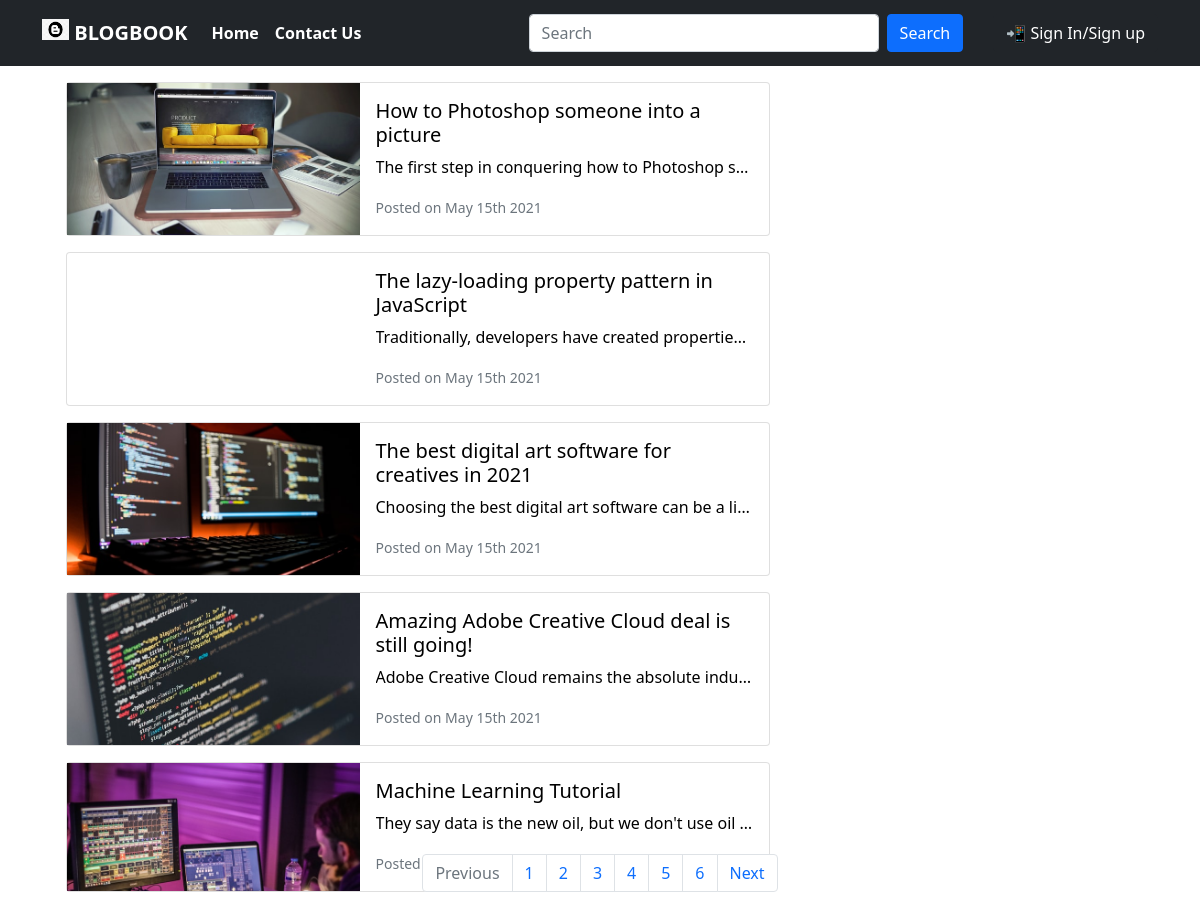
The page / on the database its author committed.
### tables this page shows
CREATE TABLE `menu` (
  `id` int(11) NOT NULL,
  `name` varchar(200) NOT NULL,
  `action` text NOT NULL
);

CREATE TABLE `posts` (
  `id` int(11) NOT NULL,
  `title` text DEFAULT NULL,
  `content` text DEFAULT NULL,
  `create_at` timestamp NOT NULL DEFAULT current_timestamp(),
  `category_id` int(11) NOT NULL,
  `admin_id` int(11) NOT NULL
);

CREATE TABLE `images` (
  `id` int(11) NOT NULL,
  `post_id` int(11) NOT NULL,
  `image` text NOT NULL
);

### includes/function.php (called while the page is built, shortened)
<?php
	function getPostThumb($conn, $post_id){
		$query="SELECT * FROM images WHERE post_id=$post_id";
		$run=$conn->query($query);
		$data = $run->fetch_assoc();
		return $data['image'];
	}
	function getSubMenuNo($conn, $menu_id){
		$query="SELECT * FROM submenu WHERE parent_menu_id=$menu_id";
		$run=$conn->query($query);
		return $run->num_rows;
	}
?>

### index.php (the view, shortened to what this page needs)
<?php
  require('includes/db.inc.php');
  include('includes/function.php');
  if (isset($_GET['page'])){
    $page = $_GET['page'];
  } else{
    $page = 1;
  }
  $post_per_page = 5;
  $result = ($page-1)*$post_per_page;
?>
<!DOCTYPE html>
<html lang="en">
  <head>
      <link href="https://cdn.jsdelivr.net/npm/bootstrap@5.0.0/dist/css/bootstrap.min.css" rel="stylesheet">
  </head>
  <body>
    <?php include_once('includes/navbar.php'); ?>
    <div>
      <div class="container m-auto mt-3 row">
        <div class="col-8">
          <?php
            if (isset($_GET['search'])){
              $keyword = $_GET['search'];
              $postQuery = "SELECT * FROM posts
                            WHERE title LIKE '%$keyword%'
                            ORDER BY id DESC LIMIT $result, $post_per_page";
            } else {
              $postQuery = "SELECT * FROM posts
                            ORDER BY id DESC LIMIT $result, $post_per_page";
            }
            $runPQ = $conn->query($postQuery);
            while ($post = $runPQ->fetch_assoc()) {
          ?>
            <div class="card mb-3" style="max-width: 800px;">
              <a href="post.php?id=<?=$post['id']?>" style="text-decoration: none; color:black;">
                <div class="row g-0">
                  <div class="col-md-5" style="background-image: url('images/<?=getPostThumb($conn,$post['id'])?>');background-size: cover; ">
                  </div>
                  <div class="col-md-7">
                    <div class="card-body">
                      <h5 class="card-title"><?=$post['title']?></h5>
                      <p class="card-text text-truncate"><?=$post['content']?></p>
                      <p class="card-text"><small class="text-muted">Posted on <?=date('F jS Y',strtotime($post['create_at']))?> </small></p>
                    </div>
                  </div>
                </div>
              </a>
            </div>
          <?php
            }
          ?>
        </div>
        <?php include_once('includes/sidebar.php'); ?>
      </div>
    <?php
      if (isset($_GET['search'])) {
        $keyword = $_GET['search'];
        $q = "SELECT * FROM posts WHERE title LIKE '%$keyword%'";
      } else {
        $q = "SELECT * FROM posts";
      }
      $r = $conn->query($q);
      $total_posts = $r->num_rows;
      $total_pages = ceil($total_posts/$post_per_page);
    ?>
    <nav aria-label="Page navigation" class="fixed-bottom">
      <?php
        if ($page > 1){
          $switch = "";
        } else {
          $switch = "disabled";
        }
        if ($page < $total_pages){
          $nswitch = "";
        } else {
          $nswitch = "disabled";
        }
      ?>
      <ul class="pagination justify-content-center">
        <li class="page-item <?=$switch?>">
          <a class="page-link" href="?<?php if(isset($_GET['search'])){echo "search=$keyword&";}?>page=<?=$page-1?>" tabindex="-1" aria-disabled="true">Previous</a>
        </li>
        <?php
          for ($opage = 1; $opage <= $total_pages; $opage++){
            $color = "";
        ?>
          <li class="page-item <?php echo $color; ?>">
            <a class="page-link" href="?<?php if(isset($_GET['search'])){echo "search=$keyword&";}?>page=<?=$opage?>">
              <?=$opage?>
            </a>
          </li>
        <?php
          }
        ?>
        <li class="page-item <?=$nswitch?>">
          <a class="page-link" href="?<?php if(isset($_GET['search'])){echo "search=$keyword&";}?>page=<?=$page+1?>">Next</a>
        </li>
      </ul>
    </nav>
  </body>
</html>

### includes/navbar.php (shortened to what this page needs)
<nav class="navbar sticky-top navbar-expand-lg navbar-dark bg-dark">
  <div class="container" style="height: 50px; font-weight: bold">
    <a class="navbar-brand" href="index.php?page=1">
      <img src="images/icon.jpg" alt="" width="27" height="21" class="d-inline-block align-text-top"/>
      BLOGBOOK
    </a>
    <div class="collapse navbar-collapse" id="navbarScroll">
      <ul class="navbar-nav me-auto my-2 my-lg-0 navbar-nav-scroll" style="--bs-scroll-height: 100px;">
        <?php
          $navQuery = "SELECT * FROM menu";
          $runNav = $conn->query($navQuery);
          while($menu = $runNav->fetch_assoc()){
            $no = getSubMenuNo($conn, $menu['id']);
            if ($no == 0){
        ?>
          <li class="nav-item">
            <a class="nav-link active" aria-current="page" href="<?=$menu['action']?>"><?=$menu['name']?></a>
          </li>
          <?php
            } else {
          ?>
        <?php
            }
          }
        ?>
      </ul>
      <form class="d-flex" action="index.php?'<?php echo $_GET['search']; ?>">
        <input class="form-control me-2" name="search" type="search" placeholder="Search" aria-label="Search" style="width: 350px; ">
        <button class="btn btn-primary" type="submit" style="margin-right: 30px">Search</button>
        <?php
          if(isset($_SESSION['isUserLoggedIn']) && $_SESSION['isUserLoggedIn']) {
            $admin = getAdminInfo($conn, $_SESSION['email']);
        ?>
            <div class="btn-group">
              <button type="button" class="btn btn-primary dropdown-toggle" data-bs-toggle="dropdown" aria-expanded="false">
                <?=$admin['full_name']?>
              </button>
              <ul class="dropdown-menu">
                <li><a class="dropdown-item" href="admin.php?addpost">Write Post</a></li>
                <li><a class="dropdown-item" href="admin.php?managepost">Manage Post</a></li>
                <li><a class="dropdown-item" href="admin.php?managecomment">Manage Comment</a></li>
                <?php
                  if ($_SESSION['email'] == 'maiphuocvinh@gmail.com') {
                    echo "<li><a class='dropdown-item' href='admin.php?managecategory'>Manage Category</a></li>";
                  }
                ?>
                <li><hr class="dropdown-divider"></li>
                <li><a class="dropdown-item" href="./includes/logout.php">Log out</a></li>
              </ul>
            </div>
        <?php
          }
          else {
        ?>
          <a href="login.php" class="btn btn-dark">&#128242 Sign In/Sign up</a>
        <?php
          }
        ?>
      </form>
    </div>
  </div>
</nav>

### rows shown on the page
menu: name "Home"
menu: name "Contact Us"
posts: id.image (picture), title "How to Photoshop someone into a picture", content "The first step in conquering how to Photoshop s…", create_at "May 15th 2021"
posts: title "The lazy-loading property pattern in JavaScript", content "Traditionally, developers have created propertie…", create_at "May 15th 2021"
posts: id.image (picture), title "The best digital art software for creatives in 2021", content "Choosing the best digital art software can be a li…", create_at "May 15th 2021"
posts: id.image (picture), title "Amazing Adobe Creative Cloud deal is still going!", content "Adobe Creative Cloud remains the absolute indu…", create_at "May 15th 2021"
posts: id.image (picture), title "Machine Learning Tutorial", content "They say data is the new oil, but we don't use oil…", create_at "May 15th 2021"
